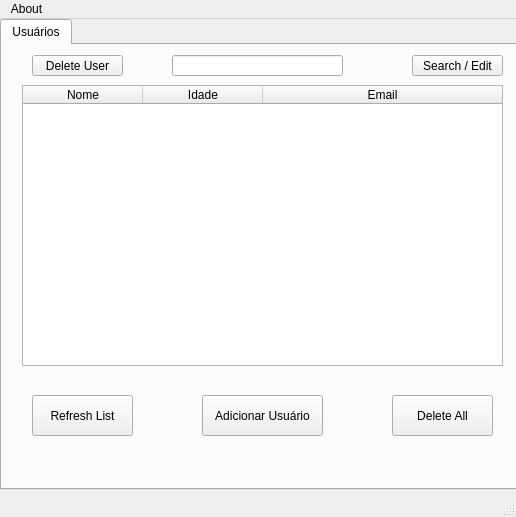
<?xml version="1.0" encoding="UTF-8"?>
<ui version="4.0">
 <class>MainWindow</class>
 <widget class="QMainWindow" name="MainWindow">
  <property name="enabled">
   <bool>true</bool>
  </property>
  <property name="geometry">
   <rect>
    <x>0</x>
    <y>0</y>
    <width>516</width>
    <height>517</height>
   </rect>
  </property>
  <property name="windowTitle">
   <string>Cadastro Interno</string>
  </property>
  <widget class="QWidget" name="centralwidget">
   <widget class="QTabWidget" name="tabWidget">
    <property name="geometry">
     <rect>
      <x>0</x>
      <y>0</y>
      <width>521</width>
      <height>471</height>
     </rect>
    </property>
    <property name="currentIndex">
     <number>0</number>
    </property>
    <property name="tabBarAutoHide">
     <bool>false</bool>
    </property>
    <widget class="QWidget" name="tab_2">
     <attribute name="icon">
      <iconset resource="../medias/resource_interno/resource.qrc">
       <normaloff>:/newPrefix/pinto.png</normaloff>:/newPrefix/pinto.png</iconset>
     </attribute>
     <attribute name="title">
      <string>Usuários</string>
     </attribute>
     <widget class="QTableWidget" name="tableWidget">
      <property name="enabled">
       <bool>true</bool>
      </property>
      <property name="geometry">
       <rect>
        <x>20</x>
        <y>40</y>
        <width>481</width>
        <height>281</height>
       </rect>
      </property>
      <property name="contextMenuPolicy">
       <enum>Qt::DefaultContextMenu</enum>
      </property>
      <property name="sizeAdjustPolicy">
       <enum>QAbstractScrollArea::AdjustToContentsOnFirstShow</enum>
      </property>
      <property name="editTriggers">
       <set>QAbstractItemView::NoEditTriggers</set>
      </property>
      <property name="alternatingRowColors">
       <bool>true</bool>
      </property>
      <property name="selectionBehavior">
       <enum>QAbstractItemView::SelectItems</enum>
      </property>
      <property name="wordWrap">
       <bool>false</bool>
      </property>
      <attribute name="horizontalHeaderMinimumSectionSize">
       <number>80</number>
      </attribute>
      <attribute name="horizontalHeaderDefaultSectionSize">
       <number>120</number>
      </attribute>
      <attribute name="horizontalHeaderShowSortIndicator" stdset="0">
       <bool>true</bool>
      </attribute>
      <attribute name="horizontalHeaderStretchLastSection">
       <bool>true</bool>
      </attribute>
      <column>
       <property name="text">
        <string>Nome</string>
       </property>
      </column>
      <column>
       <property name="text">
        <string>Idade</string>
       </property>
      </column>
      <column>
       <property name="text">
        <string>Email</string>
       </property>
      </column>
     </widget>
     <widget class="QPushButton" name="pushButton_2">
      <property name="geometry">
       <rect>
        <x>30</x>
        <y>350</y>
        <width>101</width>
        <height>41</height>
       </rect>
      </property>
      <property name="styleSheet">
       <string notr="true"/>
      </property>
      <property name="text">
       <string>Refresh List</string>
      </property>
      <property name="icon">
       <iconset resource="../medias/resource_interno/resource.qrc">
        <normaloff>:/newPrefix/imageedit_1_5136606968.png</normaloff>:/newPrefix/imageedit_1_5136606968.png</iconset>
      </property>
      <property name="iconSize">
       <size>
        <width>25</width>
        <height>25</height>
       </size>
      </property>
      <property name="checkable">
       <bool>false</bool>
      </property>
     </widget>
     <widget class="QLabel" name="label_6">
      <property name="geometry">
       <rect>
        <x>-290</x>
        <y>-360</y>
        <width>1031</width>
        <height>1050</height>
       </rect>
      </property>
      <property name="styleSheet">
       <string notr="true">image: url(:/newPrefix/back.jpg)</string>
      </property>
      <property name="text">
       <string/>
      </property>
     </widget>
     <widget class="QLineEdit" name="lineEdit_4">
      <property name="geometry">
       <rect>
        <x>170</x>
        <y>10</y>
        <width>171</width>
        <height>21</height>
       </rect>
      </property>
      <property name="font">
       <font>
        <weight>75</weight>
        <bold>true</bold>
       </font>
      </property>
      <property name="readOnly">
       <bool>true</bool>
      </property>
     </widget>
     <widget class="QPushButton" name="pushButton_3">
      <property name="geometry">
       <rect>
        <x>390</x>
        <y>350</y>
        <width>101</width>
        <height>41</height>
       </rect>
      </property>
      <property name="text">
       <string>Delete All</string>
      </property>
      <property name="icon">
       <iconset>
        <normalon>:/newPrefix/delete.png</normalon>
       </iconset>
      </property>
      <property name="iconSize">
       <size>
        <width>25</width>
        <height>25</height>
       </size>
      </property>
     </widget>
     <widget class="QPushButton" name="pushButton_4">
      <property name="geometry">
       <rect>
        <x>200</x>
        <y>350</y>
        <width>121</width>
        <height>41</height>
       </rect>
      </property>
      <property name="text">
       <string>Adicionar Usuário</string>
      </property>
      <property name="icon">
       <iconset>
        <normalon>:/newPrefix/add.png</normalon>
       </iconset>
      </property>
      <property name="iconSize">
       <size>
        <width>25</width>
        <height>25</height>
       </size>
      </property>
     </widget>
     <widget class="QPushButton" name="pushButton_5">
      <property name="geometry">
       <rect>
        <x>30</x>
        <y>10</y>
        <width>91</width>
        <height>21</height>
       </rect>
      </property>
      <property name="text">
       <string>Delete User</string>
      </property>
      <property name="icon">
       <iconset>
        <normalon>:/newPrefix/delete.png</normalon>
       </iconset>
      </property>
      <property name="iconSize">
       <size>
        <width>20</width>
        <height>20</height>
       </size>
      </property>
     </widget>
     <widget class="QPushButton" name="pushButton_6">
      <property name="geometry">
       <rect>
        <x>410</x>
        <y>10</y>
        <width>91</width>
        <height>21</height>
       </rect>
      </property>
      <property name="text">
       <string>Search / Edit</string>
      </property>
      <property name="icon">
       <iconset>
        <normalon>:/newPrefix/search.png</normalon>
       </iconset>
      </property>
      <property name="iconSize">
       <size>
        <width>20</width>
        <height>20</height>
       </size>
      </property>
     </widget>
     <zorder>label_6</zorder>
     <zorder>tableWidget</zorder>
     <zorder>pushButton_2</zorder>
     <zorder>lineEdit_4</zorder>
     <zorder>pushButton_3</zorder>
     <zorder>pushButton_4</zorder>
     <zorder>pushButton_5</zorder>
     <zorder>pushButton_6</zorder>
    </widget>
   </widget>
  </widget>
  <widget class="QStatusBar" name="statusbar"/>
  <widget class="QMenuBar" name="menuBar">
   <property name="geometry">
    <rect>
     <x>0</x>
     <y>0</y>
     <width>516</width>
     <height>21</height>
    </rect>
   </property>
   <widget class="QMenu" name="menuAbou">
    <property name="title">
     <string>About</string>
    </property>
    <addaction name="actionSobre_o_Criador"/>
   </widget>
   <addaction name="menuAbou"/>
  </widget>
  <action name="actionSobre_o_Criador">
   <property name="text">
    <string>Sobre o Criador..</string>
   </property>
  </action>
 </widget>
 <resources>
  <include location="../medias/resource_interno/resource.qrc"/>
 </resources>
 <connections/>
</ui>
